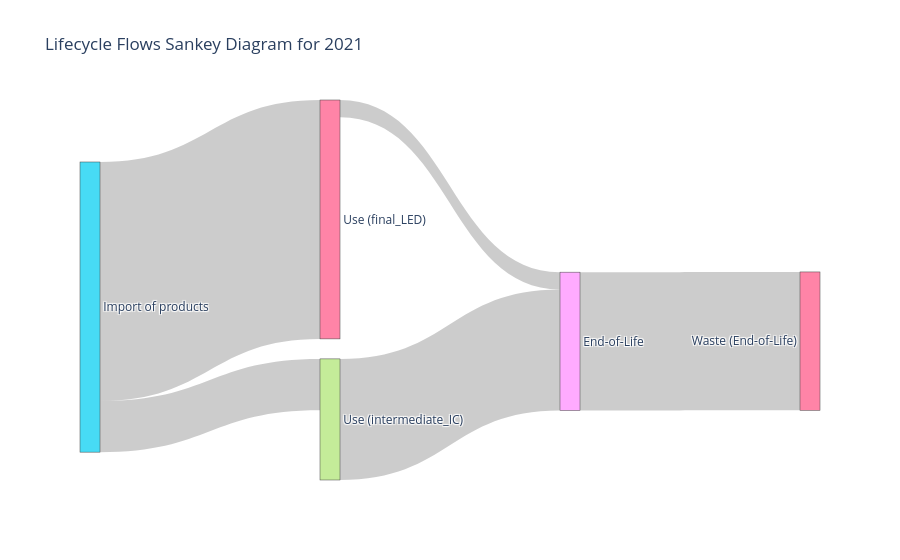

The code cell stored with this chart in its notebook:
### Code cell
add_normal_survival_curve_to_all_products(product_info)

visualize_lifecycle_stages(lifecycle_stages_names)

mfa_systems = {}
lifecycle_frames = []
for prod, info in product_info.items():
    imp_exp = build_imp_exp_table(eurostat_df, info["product"])
    imp_exp_Ga = translate_to_Ga_MI(imp_exp, info["material_intensity_Ga"])
    # Dummy: same projection for all products for now (LED market-share s-curve).
    imp_exp_proj = add_LED_BAU_projection(imp_exp_Ga)
    mfa = calculate_flow_driven_MFA(
        imp_exp_proj,
        show_output=True,
        survival_curve_parameters=info["survival_curve_parameters"],
    )
    mfa_systems[prod] = mfa
    lf = calculate_lifecycle_flows(
        mfa, lifecycle_stages_names, use_phase_stage_number=use_phase_stage_number
    )
    lf["product"] = prod
    lifecycle_frames.append(lf)

# Per-product lifecycle flows (keeps the product split for the Sankey).
lifecycle_flows_df = pd.concat(lifecycle_frames, ignore_index=True)
display(lifecycle_flows_df)

# Plot for the year of 2021, showing the flow splits between lifecycle stages
# (aggregated across all product categories).
lifecycle_flows_agg = combine_lifecycle_flows(lifecycle_flows_df)
plot_lifecycle_flows_barplot(
    lifecycle_flows_agg[lifecycle_flows_agg["year"] == 2021],
    year=2021,
)

# Sankey: shared upstream and End-of-Life, split only at the Use stage.
plot_sankey_lifecycle_flows(
    lifecycle_flows_df,
    year=2021,
    split_stage=use_phase_stage_number,
    plot_waste_per_stage=True,
)

### Figure 1 — Plotly figure (JSON) as saved in the notebook; plotly's stock layout.template omitted (floating-point values rounded to 4 significant figures)
{"data": [{"arrangement": "snap", "link": {"source": [5, 7, 5, 6, 8], "target": [7, 8, 6, 8, 16], "value": [177.0, 418.1, 824.7, 59.43, 477.5]}, "node": {"label": ["mining", "smelting", "Refining", "Import of Refined", "Manufacturing", "Import of products", "Use (final_LED)", "Use (intermediate_IC)", "End-of-Life", "Waste (mining)", "Waste (smelting)", "Waste (Refining)", "Waste (Import of Refined)", "Waste (Manufacturing)", "Waste (Import of products)", "Waste (Use)", "Waste (End-of-Life)"], "pad": 20, "thickness": 20}, "type": "sankey"}], "layout": {"font": {"size": 12}, "title": {"text": "Lifecycle Flows Sankey Diagram for 2021"}}}
